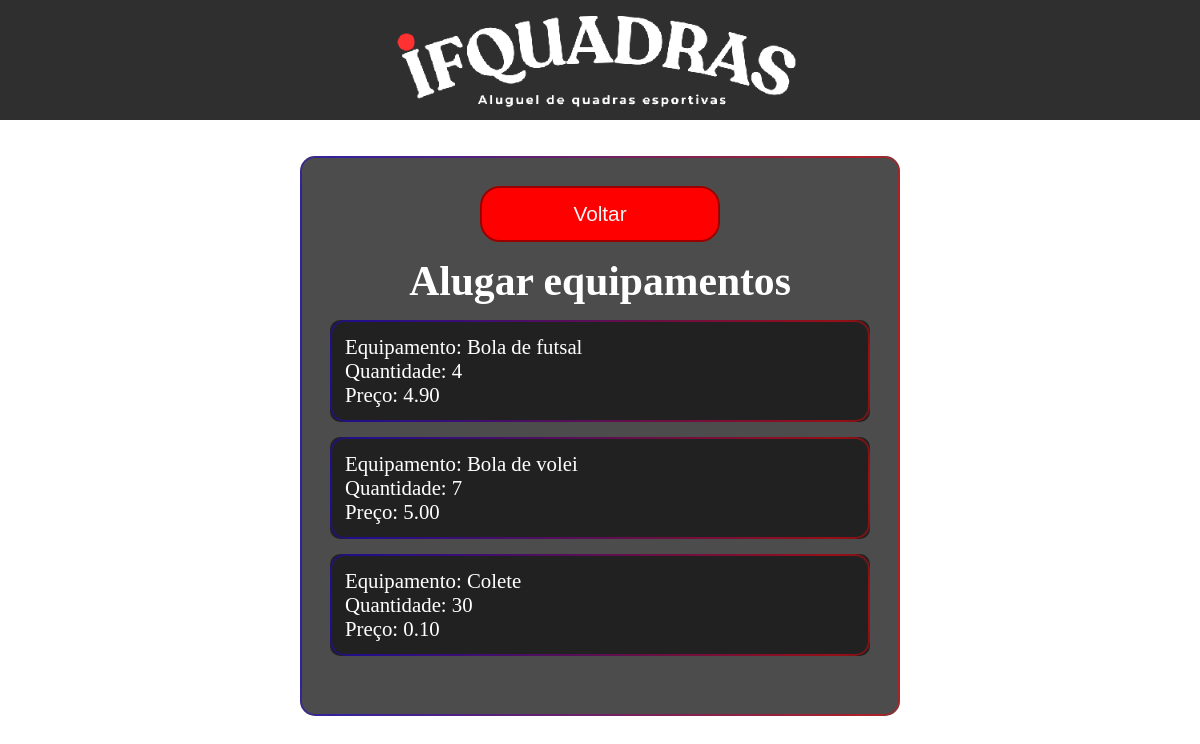
/php/equipamentos.php (signed in), run on the app's committed database.
### tables this page shows
CREATE TABLE equipamento (
    idEquipamento INT UNIQUE PRIMARY KEY AUTO_INCREMENT NOT NULL,
    tipo VARCHAR(255),
    quantidade INT,
    precoEquipamento DECIMAL(10,2)
);

### php/equipamentos.php (the view, shortened to what this page needs)
<?php
require_once '../php/conecta.php';
?>
<!DOCTYPE html>
<html lang="pt-br">
<head>
    <link rel="stylesheet" href="../css/style.css">
    <link rel="stylesheet" href="../css/style_homepage.css">
</head>
<body class="tela">
    <header>
        <img src="../imagens/ifquadras.png" class="logo">
    </header>
    <div class="container1">
        <div class="estante equipamentos">
            <button type="button" onclick="window.location.href='../php/homepage.php'" class="inter"> Voltar </button>
            <h1>Alugar equipamentos</h1>
            <?php
            $pegarEquipamentos = "SELECT * FROM equipamento;";
            $resultado = mysqli_query($conexao, $pegarEquipamentos);
            if (mysqli_num_rows($resultado) < 1) {
                echo "Sem equipamentos encontrados";
            } else {
                while ($linha = mysqli_fetch_assoc($resultado)) {
                    echo '
                    <div class="prateleira" onclick="window.location.href=\'../php/alugarEquipamento.php?idEquipamento=' . $linha['idEquipamento'] . '&tipo=' . $linha['tipo'] . '\'">
                        <p> Equipamento: ' . $linha['tipo'] . ' </p>
                        <p> Quantidade: ' . $linha['quantidade'] . ' </p>
                        <p> Preço: ' . $linha['precoEquipamento'] . ' </p>
                    </div> ';
                }
            }
            ?>
        </div>
    </div>
</body>
</html>

### css/style.css (style rules this page uses)
* { margin: 0 }
body { background-image: url('../imagens/background.png'); background-size: cover; background-repeat: no-repeat; background-attachment: fixed; margin: 0; overflow-y: auto; overflow-x: hidden; }
header { position: fixed; background-color: rgba(0, 0, 0, 0.815); text-align: center; display: flex; justify-content: center; top:0; height: 15%; width: 100%; z-index: 1000; }
.logo { height: 100%; }
.container1 { display: flex; justify-content: center; width: 100%; min-height: 85vh; margin-top: 15vh; }

### css/style_homepage.css (style rules this page uses)
.estante { position: relative; margin-top: 3%; text-align: center; border-radius: 15px; background-color: rgba(0, 0, 0, 0.7); width: 80%; color: white; box-sizing: border-box; display: flex; flex-direction: column; justify-content: flex-start; gap: 15px; padding: 30px; min-height: 100%; max-height: 70vh; overflow-y: auto; backdrop-filter: blur(5px); scrollbar-width: none; }
.estante::before { content: ""; position: absolute; inset: 0; background: linear-gradient(to right, blue, red); filter: blur(15px); mask: linear-gradient(#fff 0 0) content-box, linear-gradient(#fff 0 0); -webkit-mask-composite: xor; mask-composite: exclude; padding: 2px; border-radius: 15px; box-shadow: 0 0 20px rgba(255, 0, 0, 0.5); pointer-events: none; }
.equipamentos { height: 80vh; width: 50%; font-size: 1.3rem; }
.prateleira { position: relative; background-color: #00000091; color: rgb(255, 255, 255); padding: 15px; border: none; border-radius: 10px; width: 100%; box-sizing: border-box; text-align: left; }
.prateleira::before { content: ""; position: absolute; inset: 0; background: linear-gradient(to right, blue, red); filter: blur(15px); mask: linear-gradient(#fff 0 0) content-box, linear-gradient(#fff 0 0); -webkit-mask-composite: xor; mask-composite: exclude; padding: 2px; border-radius: 15px; box-shadow: 0 0 20px rgba(255, 0, 0, 0.5); pointer-events: none; }
button { width: 20vw; height:5vh; display: block; text-align: center; font-size: 1.3rem; margin: 0 auto; box-sizing: border-box; border: none; background-color: rgba(0, 0, 0, 0.815); border-radius: 20px; text-align: center; color: whitesmoke; }
button.inter { width: 20vw; height:7vh; text-align: center; font-size: 1.3rem; margin: 0 auto; border: 2px solid rgb(155, 0, 0); background-color: rgb(255, 0, 0); border-radius: 20px; text-align: center; color: whitesmoke; }

### data on the page
equipamento: tipo "Bola de futsal", quantidade "4", precoEquipamento "4.90"
equipamento: tipo "Bola de volei", quantidade "7", precoEquipamento "5.00"
equipamento: tipo "Colete", quantidade "30", precoEquipamento "0.10"
